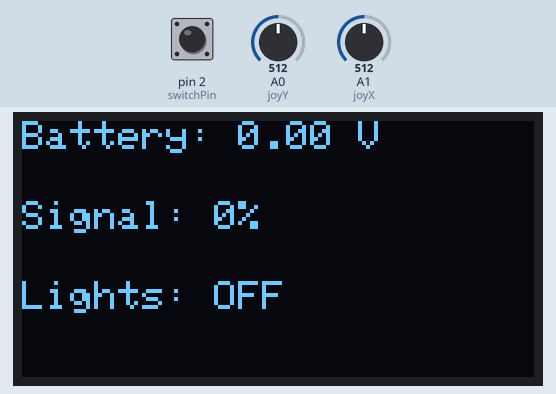
The sketch below on a simulated Arduino Uno, built with avr-gcc and run on an emulated ATmega328P. Parts: 128×64 one-colour display. The test bench sets the inputs (shaded band); at power-on: pin 2 (switchPin) HIGH, A0 (joyY) = 512, A1 (joyX) = 512. No radio packets arrive unless stated.

Above: at 0.31 s.
At 1.2 s:
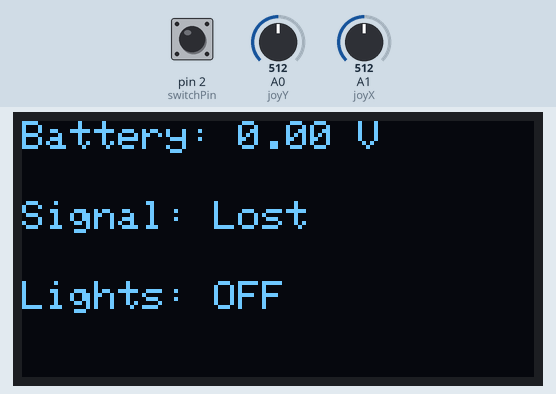
1.3 s: pin 2 (switchPin) pulled LOW for 0.15 s
At 1.47 s:
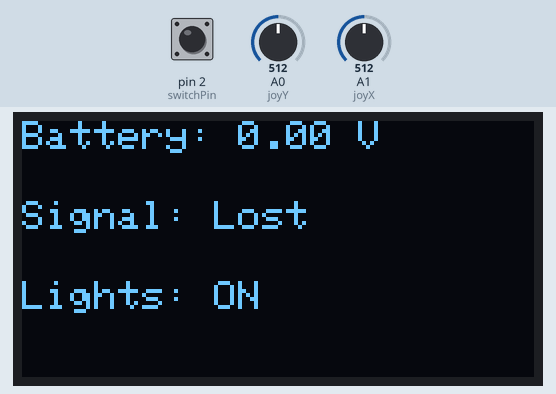
3.0 s: pin 2 (switchPin) pulled LOW for 3.2 s
Timing chart, 0 to 6.0 s (numbered marks = the images above; inputs shaded):
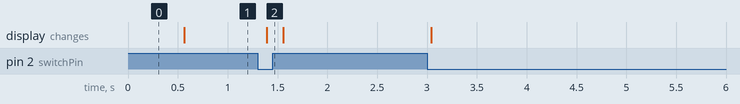

The sketch:

transmitter-leds.ino
```cpp
#include <SPI.h>
#include <RF24.h>
#include <Wire.h>
#include <Adafruit_GFX.h>
#include <Adafruit_SSD1306.h>

// ===== OLED =====
#define SCREEN_WIDTH 128
#define SCREEN_HEIGHT 64
Adafruit_SSD1306 display(SCREEN_WIDTH, SCREEN_HEIGHT, &Wire, -1);

// ===== RF =====
RF24 radio(9, 10);
const byte txAddr[6] = "NODE1";
const byte rxAddr[6] = "NODE2";

// ===== DATA =====
struct TXData {
  int speed;
  int turn;
  bool lights;
};

struct RXData {
  float battery;
  int signal;
};

TXData txData;
RXData rxData;

// ===== JOYSTICK =====
const int joyX = A1;
const int joyY = A0;

// ===== SWITCH =====
const int switchPin = 2;

unsigned long lastReceiveTime = 0;

void setup() {
  pinMode(switchPin, INPUT_PULLUP);

  radio.begin();
  radio.setChannel(108);
  radio.setDataRate(RF24_250KBPS);

  radio.setPALevel(RF24_PA_LOW);
  radio.setRetries(5, 15);
  radio.enableAckPayload();
  radio.enableDynamicPayloads();

  radio.openWritingPipe(txAddr);
  radio.openReadingPipe(1, rxAddr);

  radio.stopListening();

  display.begin(SSD1306_SWITCHCAPVCC, 0x3C);
  display.clearDisplay();
}

void loop() {
  int x = analogRead(joyX);
  int y = analogRead(joyY);

  static int lastX = 512, lastY = 512;

  x = (x + lastX) / 2;
  y = (y + lastY) / 2;

  lastX = x;
  lastY = y;

  // Dead zone
  if (lastX > 480 && lastX < 540) lastX = 512;
  if (lastY > 480 && lastY < 540) lastY = 512;

  txData.speed = map(lastY, 0, 1023, -255, 255);
  txData.turn  = map(lastX, 0, 1023, -255, 255);

  // ===== SWITCH =====
  txData.lights = (digitalRead(switchPin) == LOW);

  // SEND
  bool ok = radio.write(&txData, sizeof(txData));

  // RECEIVE
  if (radio.available()) {
    radio.read(&rxData, sizeof(rxData));
    lastReceiveTime = millis();
  }

  bool signalLost = (millis() - lastReceiveTime > 500);

  // ===== DISPLAY =====
  display.clearDisplay();

  display.setCursor(0, 0);
  display.print("Battery: ");
  display.print(rxData.battery, 2);
  display.println(" V");

  display.setCursor(0, 20);
  display.print("Signal: ");

  if (ok && !signalLost) {
    display.print(rxData.signal);
    display.println("%");
  } else {
    display.println("Lost");
  }

  display.setCursor(0, 40);
  display.print("Lights: ");
  display.println(txData.lights ? "ON" : "OFF");

  display.display();

  delay(50);
}
```

Measured:
- after the input at 1.3 s, the display: changes after 0.09 s (image 2)
